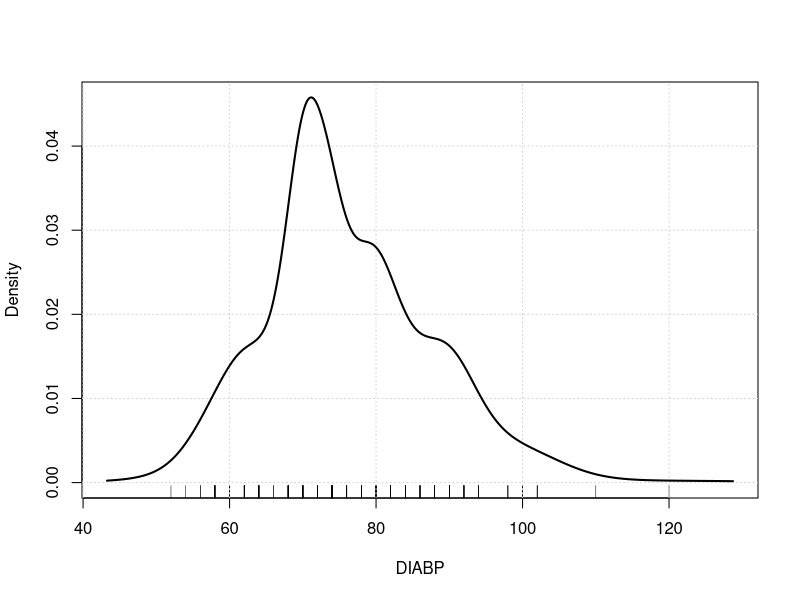
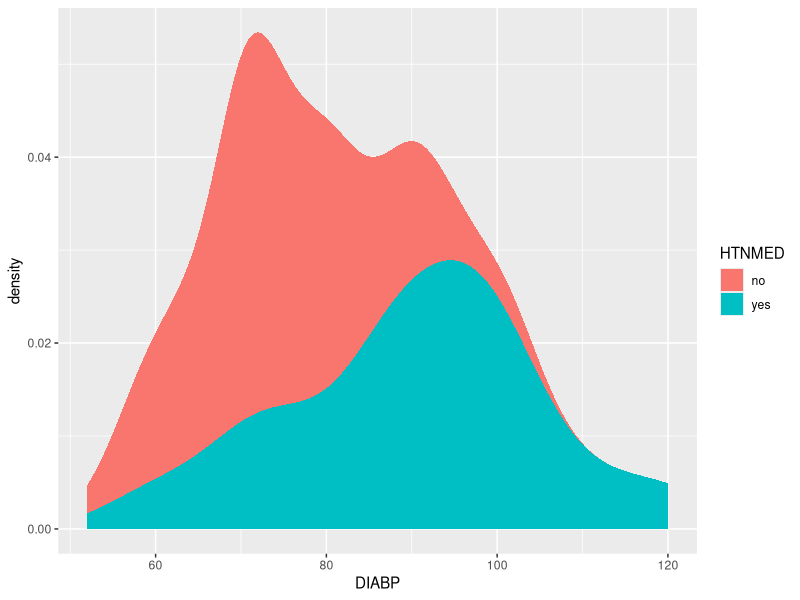
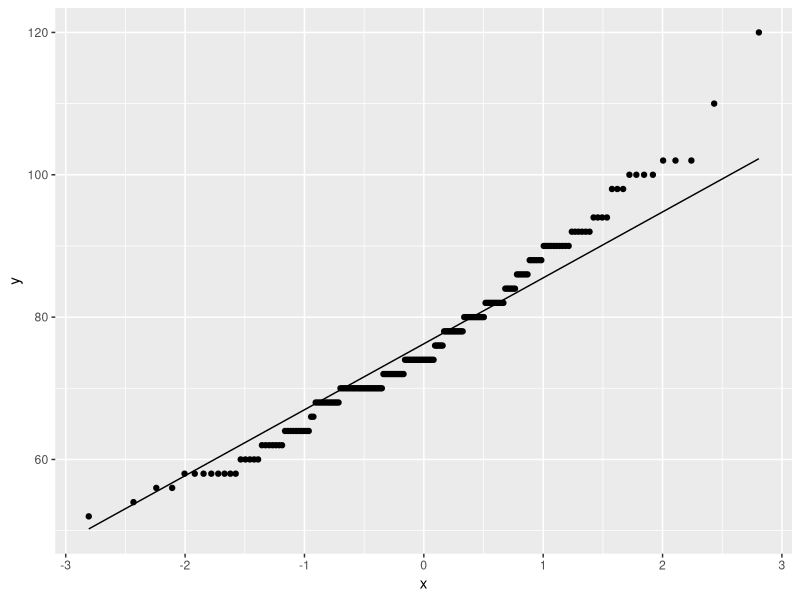
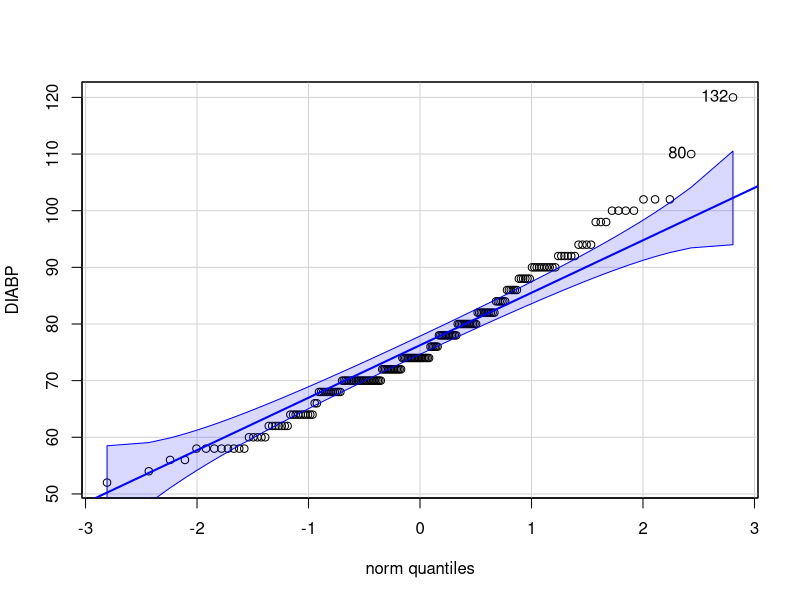
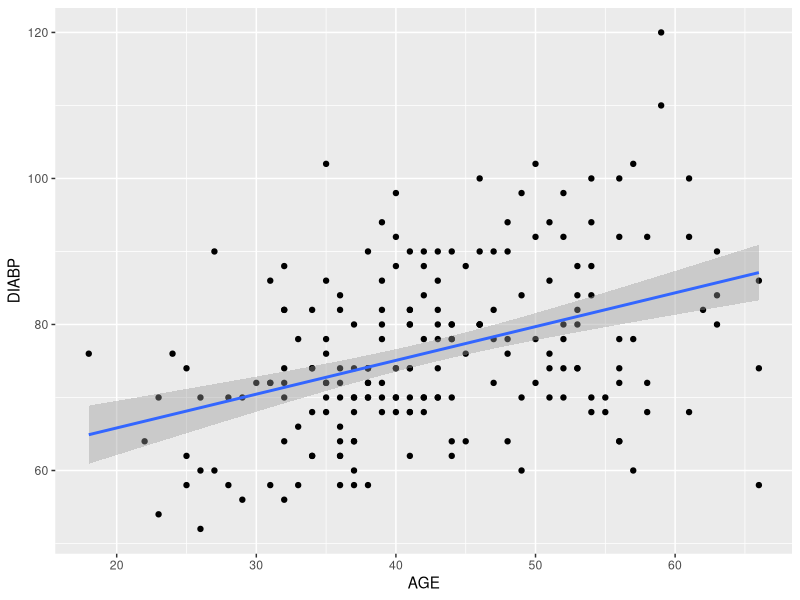
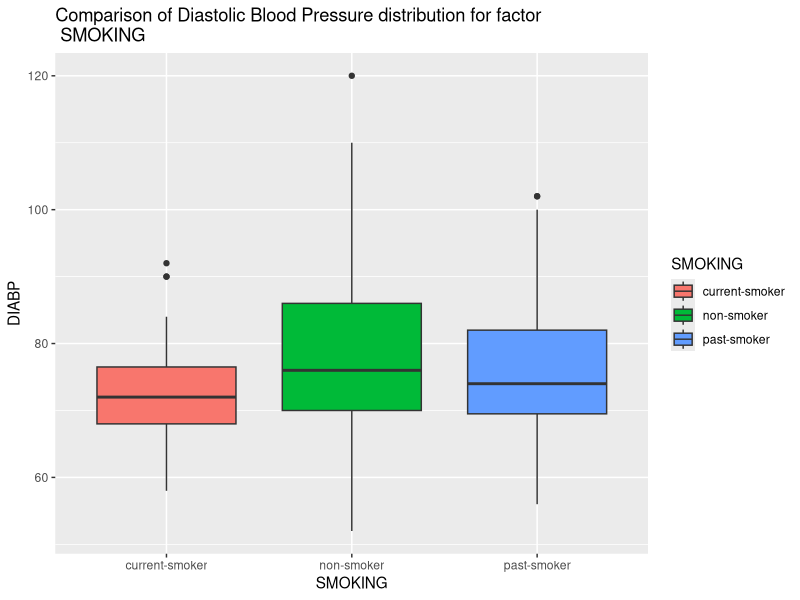
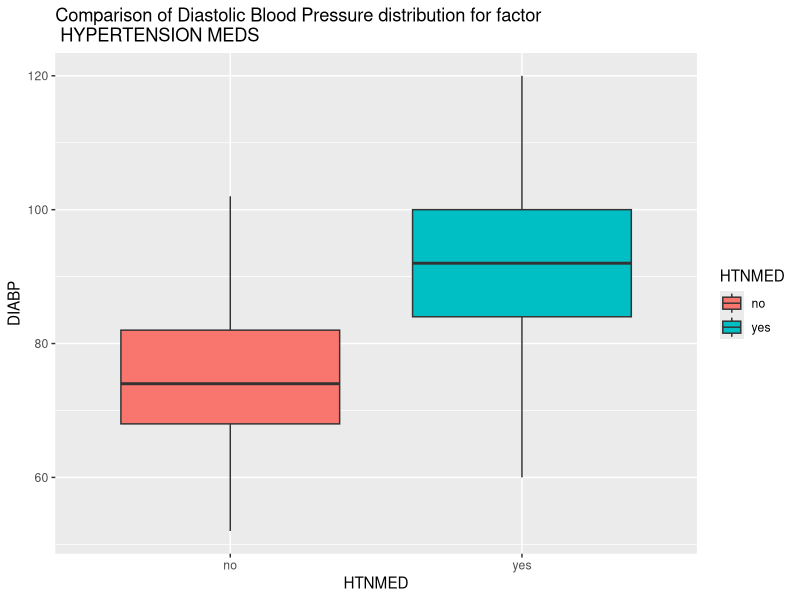

These figures' R source, in order:
## Script written for ST 8114 group project: Cohort study on health drivers associated with diastolic blood pressure.
## by Mark Hill


# library/read in of data -------------------------------------------------

rm(list = ls())
library(tidyverse)
library(ggpubr)
library(car)


dat <- read.csv("cohort_DIABP_female.txt", header = TRUE, sep = "")
dat$SMOKING <- as.factor(dat$SMOKING)
dat$HTNMED <- as.factor(dat$HTNMED)
attach(dat)

# Test assumptions of normality

densityPlot(DIABP)

ggplot(dat)+
  stat_density(aes(x= DIABP, fill= HTNMED) )

ggplot(dat, aes(sample = DIABP))+
  stat_qq()+
  stat_qq_line()

qqPlot(DIABP)

shapiro.test(DIABP)


### i: how is each explanatory variable associated with the response variable (c(AGE,SMOKING,HTNMED) ~ DIABP)

# DIABP ~ AGE

cor(AGE, DIABP)
lm(DIABP ~ AGE)

ggplot(dat,
       aes(x = AGE, y= DIABP))+
  geom_point()+
  geom_smooth(method = "lm")

# DIABP ~ SMOKING
compare_means(DIABP ~ SMOKING, data = dat)

tests <- list(c("current-smoker", "non-smoker"), c("current-smoker", "past-smoker"), c("non-smoker","past-smoker"))

ggplot(dat, aes(y= DIABP, x = SMOKING, fill= SMOKING))+
  geom_boxplot()+
  
    ggtitle("Comparison of Diastolic Blood Pressure distribution for factor \n SMOKING")

model <- lm(DIABP ~ SMOKING)
summary(model)$coef


# DIABP ~ HTNMED

ggplot(dat,
      aes(x= HTNMED, y= DIABP, fill= HTNMED))+
    geom_boxplot()+
    ggtitle("Comparison of Diastolic Blood Pressure distribution for factor \n HYPERTENSION MEDS")

model2 <- lm(DIABP ~ HTNMED)
summary(model2)$coef


t.test(DIABP ~ HTNMED, alternative = "less", var.equal =  TRUE)

# Model which contains both predictor vars

model3 <- lm(DIABP ~ SMOKING + HTNMED)
summary(model3)$coef
Anova(model3)
